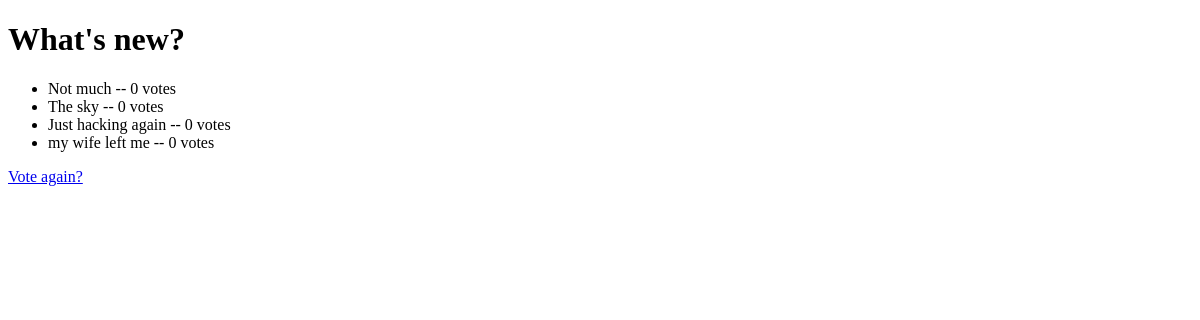
Before: /polls/1/results/ with the older database file.
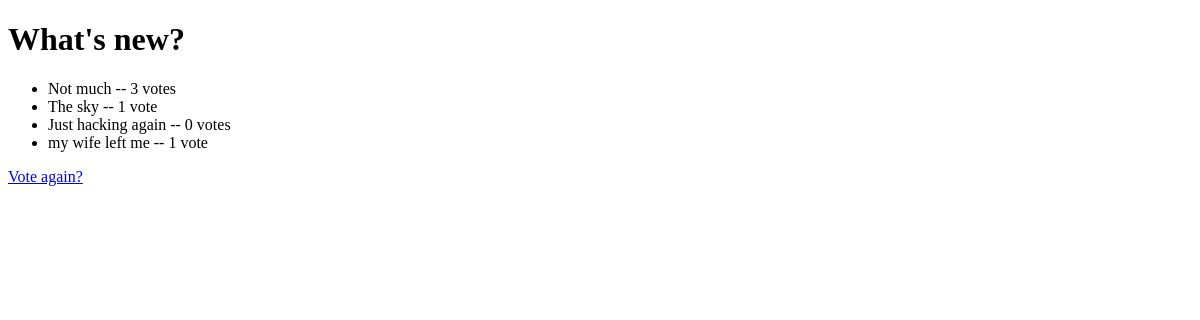
After: the same page with the newer database file.
### polls/models.py (models this page shows, shortened)
class Question(models.Model):
    question_text = models.CharField(max_length=200)
    pub_date = models.DateTimeField("date published")

class Choice(models.Model):
    question = models.ForeignKey(Question, on_delete=models.CASCADE)
    choice_text = models.CharField(max_length=200)
    votes = models.IntegerField(default=0)

### polls/views.py (the view)
# urls.py: path("<int:pk>/results/", views.ResultsView.as_view(), name="results"),
class ResultsView(generic.DetailView):
    model = Question
    template_name = "polls/results.html"

### polls/templates/polls/results.html
{% extends "base.html" %}
{% block content %}
<h1>{{ question.question_text }}</h1>
<ul>
{% for choice in question.choice_set.all %}
    <li>{{ choice.choice_text }} -- {{ choice.votes }} vote{{ choice.votes|pluralize }}</li>
{% endfor %}
</ul>
<a href="{% url 'polls:detail' question.id %}">Vote again?</a>
{% endblock content %}

### polls/templates/base.html (shortened to what this page needs)
<!DOCTYPE html>
<html>
    <head>
    </head>
    <body>
    {% block content %}{% endblock content %}
    </body>
</html>

Changed rows visible on the page:
changed Choice "Not much": votes "0" → "3"
changed Choice "The sky": votes "0" → "1"
changed Choice "my wife left me": votes "0" → "1"
